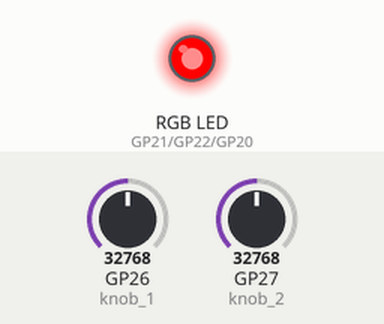
Recording of a program running on a simulated Raspberry Pi Pico running MicroPython. Parts: an RGB LED mixed from three pins (HIGH = lit). Inputs (shaded band) come from the test bench; at power-on: GP26 (knob_1) = 32768, GP27 (knob_2) = 32768 (analog values on the 0–65535 scale). What the program prints to the serial console is not drawn.

Above: at 0.1 s.
Timing chart, 0 to 1.6 s (numbered marks = the images above):
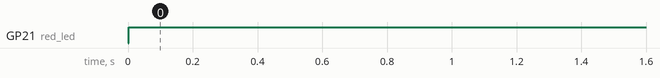

Measured:
- by itself, GP21 (red_led): LOW → HIGH at 0.00 s

The program:

Combination_Safe.py
```python
# ==========================================================
# MASTERY PROJECT 2: THE COMBINATION SAFE
# Goal: Find the two secret 'Analog Codes' using the knobs
# to unlock the safe (Green Light + Victory Chirp).
#
# ENGINEERING INSIGHT:
# This project teaches "Logical Thresholding." Safe cracking
# is just the process of checking if an input (the dial)
# matches a specific target constant. By adding a "Margin,"
# we account for the fact that analog sensors are "Noisy"
# and never perfectly exact.
# ==========================================================

from machine import Pin, PWM, ADC
from time import sleep

# ----------------------------------------------------------
# 1. HARDWARE SETUP
# ----------------------------------------------------------
red_led   = PWM(Pin(21), freq=1000)
green_led = PWM(Pin(22), freq=1000)
blue_led  = PWM(Pin(20), freq=1000)

knob_1 = ADC(Pin(26))
knob_2 = ADC(Pin(27))

buzzer = PWM(Pin(9))

# SECRET CODES (Change these to whatever you want!)
# These are the 0-65535 values the student must find.
CODE_1 = 25000
CODE_2 = 48000
MARGIN = 2000 # How close they need to be to "count"

# ----------------------------------------------------------
# 2. HELPER FUNCTIONS
# ----------------------------------------------------------

def set_rgb(r, g, b):
    red_led.duty_u16(r)
    green_led.duty_u16(g)
    blue_led.duty_u16(b)

# ----------------------------------------------------------
# 3. GAME LOOP (STATE MACHINE)
# ----------------------------------------------------------
print("SYSTEM: Combination Safe Locked. Find the codes!")
print("PRO-TIP: Turn both knobs to ZERO to re-lock the safe.")

is_locked = True

try:
    while True:
        # A: Read the current dial positions
        dial_1 = knob_1.read_u16()
        dial_2 = knob_2.read_u16()

        # B: Check for 'The Reset' (Both knobs at zero to lock)
        if dial_1 < 1000 and dial_2 < 1000:
            if not is_locked:
                print("STATUS: SAFE LOCKED.")
                is_locked = True
                set_rgb(65535, 0, 0) # Back to Red
                sleep(1.0)

        # C: Check if dials match the code
        match_1 = abs(dial_1 - CODE_1) < MARGIN
        match_2 = abs(dial_2 - CODE_2) < MARGIN

        if is_locked:
            if match_1 and match_2:
                # VICTORY: Unlock the safe!
                print("STATUS: UNLOCKED!")
                is_locked = False
                set_rgb(0, 65535, 0) # Solid Green

                # Victory Fanfare
                for freq in [1000, 1500, 2000]:
                    buzzer.freq(freq)
                    buzzer.duty_u16(10000)
                    sleep(0.1)
                buzzer.duty_u16(0)

            elif match_1 or match_2:
                # If one dial is close, show Yellow and give a 'click' sound
                set_rgb(30000, 30000, 0)

                # Simulated 'Tumbler Click'
                buzzer.freq(400)
                buzzer.duty_u16(5000)
                sleep(0.02)
                buzzer.duty_u16(0)
            else:
                # Standard Locked state - Solid Red
                set_rgb(65535, 0, 0)
                buzzer.duty_u16(0)
        else:
            # If already UNLOCKED, keep it Green
            set_rgb(0, 65535, 0)

        sleep(0.05)

except KeyboardInterrupt:
    set_rgb(0, 0, 0)
    buzzer.duty_u16(0)
    print("\nSecurity System Offline.")
```
